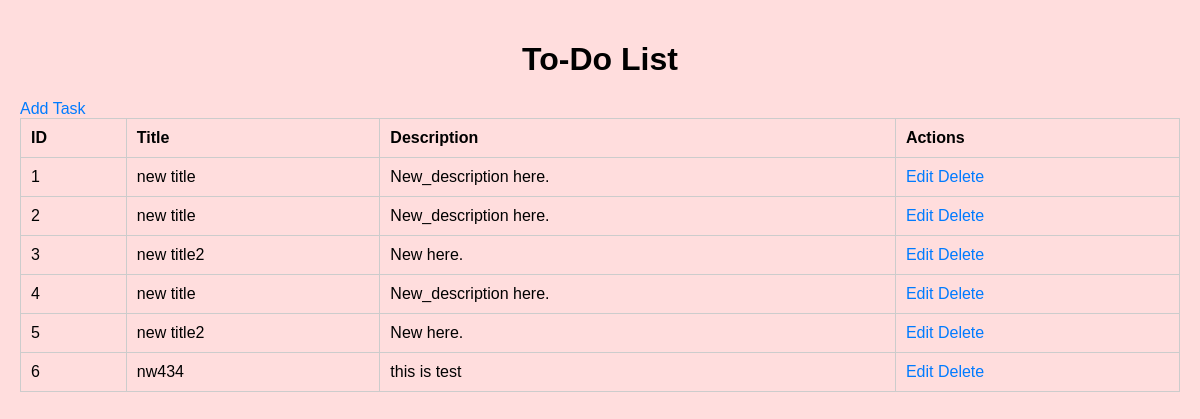
The page /includes/index.php on the database its author committed.
### tables this page shows
CREATE TABLE `tasks` (
  `id` int NOT NULL AUTO_INCREMENT,
  `title` varchar(255) NOT NULL,
  `description` text,
  `created_at` timestamp NULL DEFAULT CURRENT_TIMESTAMP,
  PRIMARY KEY (`id`)
);

### includes/index.php (the view, shortened to what this page needs)
<?php
include "db.php";
$sql = "SELECT * FROM tasks";
$result = $connection->query($sql);
?>
<!DOCTYPE html>
<html lang="en">
<head>
    <link rel="stylesheet" href="css/style.css">
</head>
<body>
    <h1>To-Do List</h1>
    <a href="create.php">Add Task</a>
    <table>
        <thead>
            <tr>
                <th>ID</th>
                <th>Title</th>
                <th>Description</th>
                <th>Actions</th>
            </tr>
        </thead>
        <tbody>
            <?php while ($row = $result->fetch_assoc()): ?>
                <tr>
                    <td><?php echo $row['id']; ?></td>
                    <td><?php echo $row['title']; ?></td>
                    <td><?php echo $row['description']; ?></td>
                    <td>
                        <a href="update.php?id=<?php echo $row['id']; ?>">Edit</a>
                        <a href="delete.php?id=<?php echo $row['id']; ?>">Delete</a>
                    </td>
                </tr>
            <?php endwhile; ?>
        </tbody>
    </table>
</body>
</html>

### css/style.css (style rules this page uses)
body { font-family: Arial, sans-serif; margin: 0; padding: 20px; background-color: rgb(255, 221, 221); }
h1 { text-align: center; }
table { width: 100%; border-collapse: collapse; margin-bottom: 20px; }
table, th, td { border: 1px solid #ccc; }
th, td { padding: 10px; text-align: left; }
a { text-decoration: none; color: #007bff; }

### rows shown on the page
tasks: id "1", title "new title", description "New_description here."
tasks: id "2", title "new title", description "New_description here."
tasks: id "3", title "new title2", description "New here."
tasks: id "4", title "new title", description "New_description here."
tasks: id "5", title "new title2", description "New here."
tasks: id "6", title "nw434", description "this is test"
